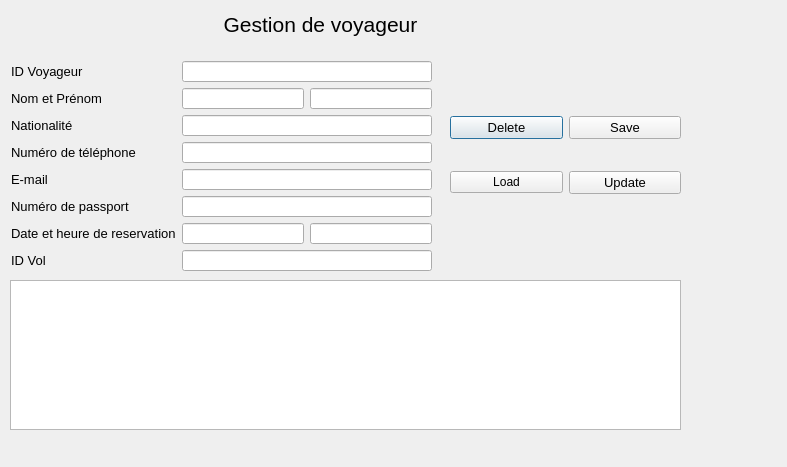
<?xml version="1.0" encoding="UTF-8"?>
<ui version="4.0">
 <class>GestionVoyageur_Dialog</class>
 <widget class="QDialog" name="GestionVoyageur_Dialog">
  <property name="geometry">
   <rect>
    <x>0</x>
    <y>0</y>
    <width>787</width>
    <height>467</height>
   </rect>
  </property>
  <property name="windowTitle">
   <string>Dialog</string>
  </property>
  <widget class="QLabel" name="label">
   <property name="geometry">
    <rect>
     <x>220</x>
     <y>9</y>
     <width>201</width>
     <height>31</height>
    </rect>
   </property>
   <property name="font">
    <font>
     <family>Segoe UI</family>
     <pointsize>16</pointsize>
    </font>
   </property>
   <property name="layoutDirection">
    <enum>Qt::LeftToRight</enum>
   </property>
   <property name="text">
    <string>Gestion de voyageur</string>
   </property>
   <property name="alignment">
    <set>Qt::AlignCenter</set>
   </property>
  </widget>
  <widget class="QTableView" name="tableView">
   <property name="geometry">
    <rect>
     <x>10</x>
     <y>280</y>
     <width>671</width>
     <height>150</height>
    </rect>
   </property>
  </widget>
  <widget class="QWidget" name="layoutWidget_2">
   <property name="geometry">
    <rect>
     <x>450</x>
     <y>90</y>
     <width>231</width>
     <height>130</height>
    </rect>
   </property>
   <layout class="QVBoxLayout" name="verticalLayout_4">
    <item>
     <layout class="QHBoxLayout" name="horizontalLayout_5">
      <item>
       <widget class="QPushButton" name="delete_2">
        <property name="font">
         <font>
          <family>Segoe UI</family>
          <pointsize>10</pointsize>
         </font>
        </property>
        <property name="text">
         <string>Delete</string>
        </property>
        <property name="icon">
         <iconset>
          <normaloff>Data/Pictures/delete.png</normaloff>Data/Pictures/delete.png</iconset>
        </property>
        <property name="iconSize">
         <size>
          <width>45</width>
          <height>45</height>
         </size>
        </property>
       </widget>
      </item>
      <item>
       <widget class="QPushButton" name="save">
        <property name="font">
         <font>
          <family>Segoe UI</family>
          <pointsize>10</pointsize>
         </font>
        </property>
        <property name="text">
         <string>Save</string>
        </property>
        <property name="icon">
         <iconset>
          <normaloff>Data/Pictures/save.png</normaloff>Data/Pictures/save.png</iconset>
        </property>
        <property name="iconSize">
         <size>
          <width>45</width>
          <height>45</height>
         </size>
        </property>
       </widget>
      </item>
     </layout>
    </item>
    <item>
     <layout class="QHBoxLayout" name="horizontalLayout_7">
      <item>
       <widget class="QPushButton" name="load">
        <property name="text">
         <string>Load</string>
        </property>
        <property name="icon">
         <iconset>
          <normaloff>Data/Pictures/load.png</normaloff>Data/Pictures/load.png</iconset>
        </property>
        <property name="iconSize">
         <size>
          <width>45</width>
          <height>45</height>
         </size>
        </property>
       </widget>
      </item>
      <item>
       <widget class="QPushButton" name="update">
        <property name="font">
         <font>
          <family>Segoe UI</family>
          <pointsize>10</pointsize>
         </font>
        </property>
        <property name="text">
         <string>Update</string>
        </property>
        <property name="icon">
         <iconset>
          <normaloff>Data/Pictures/update.png</normaloff>Data/Pictures/update.png</iconset>
        </property>
        <property name="iconSize">
         <size>
          <width>45</width>
          <height>45</height>
         </size>
        </property>
       </widget>
      </item>
     </layout>
    </item>
   </layout>
  </widget>
  <widget class="QWidget" name="">
   <property name="geometry">
    <rect>
     <x>11</x>
     <y>61</y>
     <width>421</width>
     <height>210</height>
    </rect>
   </property>
   <layout class="QHBoxLayout" name="horizontalLayout">
    <item>
     <layout class="QVBoxLayout" name="verticalLayout_2">
      <item>
       <widget class="QLabel" name="label_9">
        <property name="font">
         <font>
          <family>Segoe UI</family>
          <pointsize>10</pointsize>
         </font>
        </property>
        <property name="text">
         <string>ID Voyageur</string>
        </property>
       </widget>
      </item>
      <item>
       <widget class="QLabel" name="label_6">
        <property name="font">
         <font>
          <family>Segoe UI</family>
          <pointsize>10</pointsize>
         </font>
        </property>
        <property name="text">
         <string>Nom et Prénom</string>
        </property>
       </widget>
      </item>
      <item>
       <widget class="QLabel" name="label_3">
        <property name="font">
         <font>
          <family>Segoe UI</family>
          <pointsize>10</pointsize>
         </font>
        </property>
        <property name="text">
         <string>Nationalité</string>
        </property>
       </widget>
      </item>
      <item>
       <widget class="QLabel" name="label_5">
        <property name="font">
         <font>
          <family>Segoe UI</family>
          <pointsize>10</pointsize>
         </font>
        </property>
        <property name="text">
         <string>Numéro de téléphone</string>
        </property>
       </widget>
      </item>
      <item>
       <widget class="QLabel" name="label_7">
        <property name="font">
         <font>
          <family>Segoe UI</family>
          <pointsize>10</pointsize>
         </font>
        </property>
        <property name="text">
         <string>E-mail</string>
        </property>
       </widget>
      </item>
      <item>
       <widget class="QLabel" name="label_8">
        <property name="font">
         <font>
          <family>Segoe UI</family>
          <pointsize>10</pointsize>
         </font>
        </property>
        <property name="text">
         <string>Numéro de passport</string>
        </property>
       </widget>
      </item>
      <item>
       <widget class="QLabel" name="label_4">
        <property name="font">
         <font>
          <family>Segoe UI</family>
          <pointsize>10</pointsize>
         </font>
        </property>
        <property name="text">
         <string>Date et heure de reservation</string>
        </property>
       </widget>
      </item>
      <item>
       <widget class="QLabel" name="label_2">
        <property name="font">
         <font>
          <family>Segoe UI</family>
          <pointsize>10</pointsize>
         </font>
        </property>
        <property name="text">
         <string>ID Vol</string>
        </property>
       </widget>
      </item>
     </layout>
    </item>
    <item>
     <layout class="QVBoxLayout" name="verticalLayout_3">
      <item>
       <widget class="QLineEdit" name="txt_idVoyageur">
        <property name="readOnly">
         <bool>true</bool>
        </property>
       </widget>
      </item>
      <item>
       <layout class="QHBoxLayout" name="horizontalLayout_4">
        <item>
         <widget class="QLineEdit" name="txt_nom"/>
        </item>
        <item>
         <widget class="QLineEdit" name="txt_prenom"/>
        </item>
       </layout>
      </item>
      <item>
       <widget class="QLineEdit" name="txt_nationalite"/>
      </item>
      <item>
       <widget class="QLineEdit" name="txt_telephone">
        <property name="text">
         <string/>
        </property>
       </widget>
      </item>
      <item>
       <widget class="QLineEdit" name="txt_mail"/>
      </item>
      <item>
       <widget class="QLineEdit" name="txt_numPassport"/>
      </item>
      <item>
       <layout class="QHBoxLayout" name="horizontalLayout_6">
        <item>
         <widget class="QLineEdit" name="txt_dateReservation"/>
        </item>
        <item>
         <widget class="QLineEdit" name="txt_heureReservation"/>
        </item>
       </layout>
      </item>
      <item>
       <widget class="QLineEdit" name="txt_idVol"/>
      </item>
     </layout>
    </item>
   </layout>
  </widget>
 </widget>
 <resources/>
 <connections/>
</ui>
